Frame 1 (no input): blank canvas, image omitted
Frame 60 (no input): blank canvas, image omitted
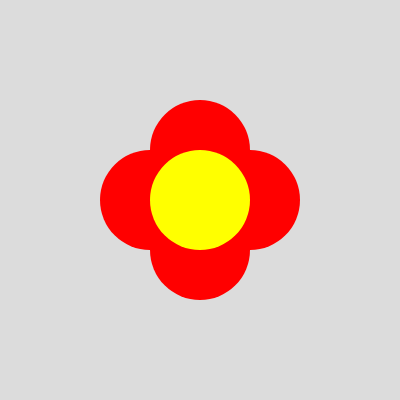
Frame 120 (the mouse pressed at the canvas centre since frame 60)

The p5.js sketch whose frames 1 and 60 were blank and that drew this single picture after the mouse press (run headless with seeded random() and noise() and a simulated clock; from frame 60 on, the mouse is pressed at the canvas centre):

// p5.js sketch
// ── sketch.js
function setup(){
    createCanvas(400,400);
    background(220);
}
function mousePressed(){
    drawFlower(mouseX,mouseY,100);
}
function drawFlower(x,y,z){
    fill("red");
    noStroke();
    ellipse(x,y+50,z);  //bottom
    ellipse(x,y-50,z);  //top
    ellipse(x-50,y,z);  //left
    ellipse(x+50,y,z); //right
    fill("yellow");
    ellipse(x,y,z);  //center
}
function draw(){
    
}
